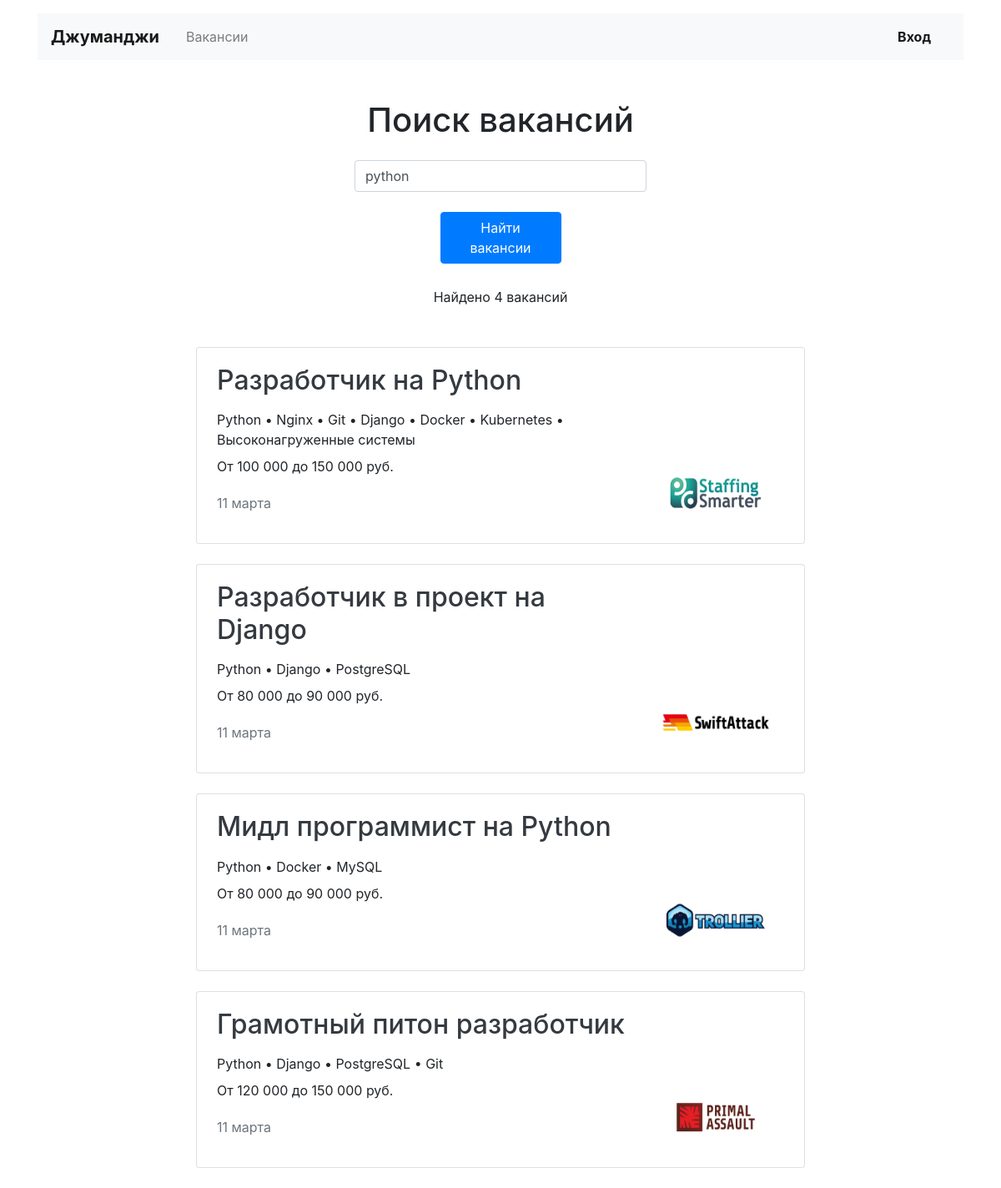
The page /search/?s=python on the database its author committed.
### vacancies_app/models.py (models this page shows, shortened)
class Vacancy(models.Model):
    title = models.CharField('Название вакансии', max_length=64)
    specialty = models.ForeignKey(Specialty, on_delete=models.CASCADE, related_name='vacancies')
    company = models.ForeignKey(Company, on_delete=models.CASCADE, related_name='vacancies')
    skills = models.CharField('Требуемые навыки', max_length=500)
    description = models.TextField('Описание вакансии')
    salary_min = models.IntegerField('Зарплата от')
    salary_max = models.IntegerField('Зарплата до')
    published_at = models.DateField(auto_now_add=True)

class Company(models.Model):
    name = models.CharField('Название компании', max_length=64)
    location = models.CharField('География', max_length=64)
    logo = models.ImageField('Логотип', upload_to=MEDIA_COMPANY_IMAGE_DIR)
    description = models.TextField('Информация о компании')
    employee_count = models.IntegerField('Количество человек в компании')
    owner = models.OneToOneField(User, on_delete=models.CASCADE)

### vacancies_app/views/public.py (the view)
# urls.py: path('search/', SearchView.as_view(), name='search'),
class SearchView(View):
    def get(self, request, *args, **kwargs):
        query = request.GET.get('s')
        search_vacancies = Vacancy.objects.filter(
            Q(title__icontains=query) |
            Q(skills__icontains=query) |
            Q(description__icontains=query)
        )
        context = {
            'vacancies': search_vacancies,
            'query': query,
        }
        return render(request, 'search.html', context=context)

### vacancies_app/templatetags/salary_space.py (called while the page is built)
@register.filter
def salary_space(value):
    return '{:,}'.format(value).replace(',', ' ')

### vacancies_app/templatetags/to_and.py (called while the page is built)
@register.filter
def to_and(value):
    return value.replace(', ', ' • ')

### templates/search.html
{% extends 'base.html' %}
{% load to_and %}
{% load salary_space %}
{% block container %}
  <main class="container mt-3">
    <section>
        <h1 class="h1 text-center mt-5 mb-4">Поиск вакансий</h1>
        <div class="row">
            <div class="col-md-7 col-lg-5 col-xl-4 col-sm-8 mx-auto">
            <form action="{% url 'search' %}" method="get" class="form-inline sm-form mr-auto mb-4" enctype="multipart/form-data">
              <input name="s" class="form-control w-100" type="text" value={{ query }} placeholder="Найти работу или стажировку" aria-label="Search">
              <br>
              <div class="pt-4 form-group col-md-6 col-sm-8 mx-auto">
                <button class="btn btn-primary" type="submit">Найти вакансии</button>
              </div>
            </form>
            </div>
        </div>
      {% if vacancies|length == 0 %}
      <p class="text-center pt-1">Вакансий не найдено</p>
      {% else %}
      <p class="text-center pt-1">Найдено {{ vacancies|length }} вакансий</p>
      <div class="row mt-5">
        <div class="col-12 col-lg-8 offset-lg-2 m-auto">
          {% for vacancy in vacancies %}
          <div class="card mb-4">
            <div class="card-body px-4">
              <div class="row">
                <div class="col-12 col-md-8 col-lg-9">
                  <h2 class="h2 pb-2"><a href="{% url 'id_vacancy' vacancy.id %}" class="text-dark text-decoration-none">{{ vacancy.title}}</a></h2>
                  <p class="mb-2">{{ vacancy.skills|to_and }}</p>
                  <p>От {{ vacancy.salary_min|salary_space }} до {{ vacancy.salary_max|salary_space }} руб.</p>
                  <p class="text-muted pt-1">{{ vacancy.published_at|date:'d E' }}</p>
                </div>
                <div class="col-12 col-md-4 col-lg-3 d-flex align-items-end">
                  <a href="{% url 'id_company' vacancy.company.id %}"><img src="{{ vacancy.company.logo.url }}" width="130" height="80" alt=""></a>
                </div>
              </div>
            </div>
          </div>
          {% endfor %}
        </div>
      </div>
      {% endif %}
    </section>
  </main>
{% endblock %}

### rows shown on the page
Vacancy: title "Разработчик на Python", skills|to_and "Python • Nginx • Git • Django • Docker • Kubernetes • Высоконагруженные системы", salary_min|salary_space "100 000", salary_max|salary_space "150 000", published_at "11 марта", company.logo (picture)
Vacancy: title "Разработчик в проект на Django", skills|to_and "Python • Django • PostgreSQL", salary_min|salary_space "80 000", salary_max|salary_space "90 000", published_at "11 марта", company.logo (picture)
Vacancy: title "Мидл программист на Python", skills|to_and "Python • Docker • MySQL", salary_min|salary_space "80 000", salary_max|salary_space "90 000", published_at "11 марта", company.logo (picture)
Vacancy: title "Грамотный питон разработчик", skills|to_and "Python • Django • PostgreSQL • Git", salary_min|salary_space "120 000", salary_max|salary_space "150 000", published_at "11 марта", company.logo (picture)

### other values the page prints
{{ vacancies|length }} "4"
